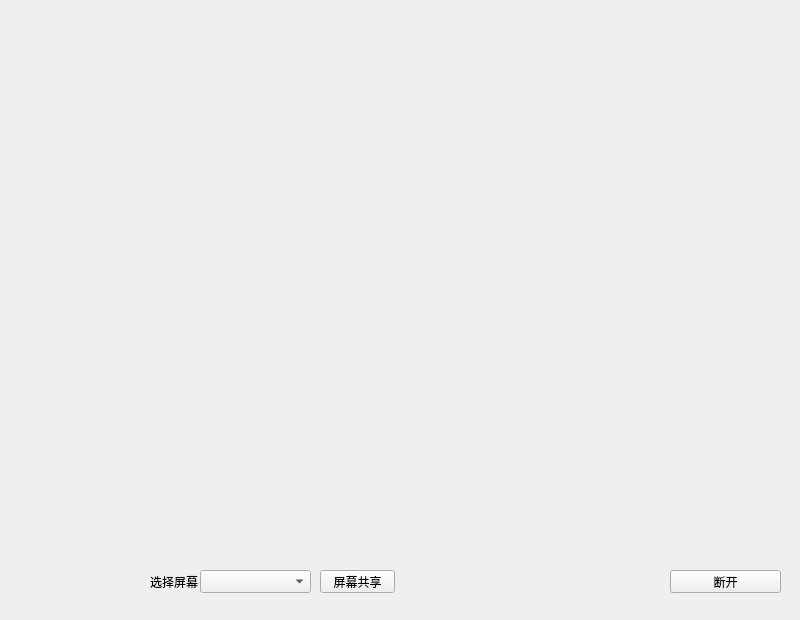
<?xml version="1.0" encoding="UTF-8"?>
<ui version="4.0">
 <class>MainWindow</class>
 <widget class="QMainWindow" name="MainWindow">
  <property name="geometry">
   <rect>
    <x>0</x>
    <y>0</y>
    <width>800</width>
    <height>620</height>
   </rect>
  </property>
  <property name="minimumSize">
   <size>
    <width>800</width>
    <height>620</height>
   </size>
  </property>
  <property name="maximumSize">
   <size>
    <width>800</width>
    <height>620</height>
   </size>
  </property>
  <property name="windowTitle">
   <string>MainWindow</string>
  </property>
  <widget class="QWidget" name="centralwidget">
   <widget class="QPushButton" name="disconnectBtn">
    <property name="geometry">
     <rect>
      <x>670</x>
      <y>570</y>
      <width>111</width>
      <height>23</height>
     </rect>
    </property>
    <property name="text">
     <string>断开</string>
    </property>
   </widget>
   <widget class="QWidget" name="layoutWidget">
    <property name="geometry">
     <rect>
      <x>0</x>
      <y>0</y>
      <width>801</width>
      <height>561</height>
     </rect>
    </property>
    <layout class="QGridLayout" name="gridLayout">
     <property name="spacing">
      <number>2</number>
     </property>
     <item row="0" column="0">
      <widget class="VideoWidget" name="video_1" native="true">
       <property name="enabled">
        <bool>true</bool>
       </property>
      </widget>
     </item>
     <item row="1" column="0">
      <widget class="VideoWidget" name="video_3" native="true"/>
     </item>
     <item row="1" column="1">
      <widget class="VideoWidget" name="video_4" native="true"/>
     </item>
     <item row="0" column="1">
      <widget class="VideoWidget" name="video_2" native="true"/>
     </item>
    </layout>
   </widget>
   <widget class="QPushButton" name="shareScreenBtn">
    <property name="geometry">
     <rect>
      <x>320</x>
      <y>570</y>
      <width>75</width>
      <height>23</height>
     </rect>
    </property>
    <property name="text">
     <string>屏幕共享</string>
    </property>
   </widget>
   <widget class="QComboBox" name="screen_comboBox">
    <property name="geometry">
     <rect>
      <x>200</x>
      <y>570</y>
      <width>111</width>
      <height>23</height>
     </rect>
    </property>
   </widget>
   <widget class="QLabel" name="label">
    <property name="geometry">
     <rect>
      <x>150</x>
      <y>570</y>
      <width>51</width>
      <height>23</height>
     </rect>
    </property>
    <property name="text">
     <string>选择屏幕</string>
    </property>
   </widget>
  </widget>
 </widget>
 <customwidgets>
  <customwidget>
   <class>VideoWidget</class>
   <extends>QWidget</extends>
   <header location="global">videowidget.h</header>
   <container>1</container>
  </customwidget>
 </customwidgets>
 <resources/>
 <connections/>
</ui>
